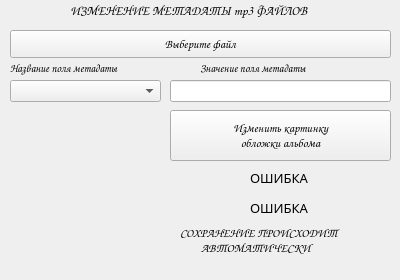
<?xml version="1.0" encoding="UTF-8"?>
<ui version="4.0">
 <class>Form</class>
 <widget class="QWidget" name="Form">
  <property name="geometry">
   <rect>
    <x>0</x>
    <y>0</y>
    <width>400</width>
    <height>280</height>
   </rect>
  </property>
  <property name="windowTitle">
   <string>Form</string>
  </property>
  <widget class="QLabel" name="label">
   <property name="geometry">
    <rect>
     <x>70</x>
     <y>0</y>
     <width>351</width>
     <height>21</height>
    </rect>
   </property>
   <property name="font">
    <font>
     <family>Comic Sans MS</family>
     <pointsize>10</pointsize>
    </font>
   </property>
   <property name="text">
    <string>ИЗМЕНЕНИЕ МЕТАДАТЫ mp3 ФАЙЛОВ</string>
   </property>
  </widget>
  <widget class="QPushButton" name="FileChoseChangeMetadataButton">
   <property name="geometry">
    <rect>
     <x>10</x>
     <y>30</y>
     <width>381</width>
     <height>28</height>
    </rect>
   </property>
   <property name="font">
    <font>
     <family>Comic Sans MS</family>
    </font>
   </property>
   <property name="text">
    <string>Выберите файл</string>
   </property>
  </widget>
  <widget class="QLabel" name="PixmapChangeMetadataLabel">
   <property name="geometry">
    <rect>
     <x>20</x>
     <y>120</y>
     <width>141</width>
     <height>141</height>
    </rect>
   </property>
   <property name="text">
    <string/>
   </property>
  </widget>
  <widget class="QComboBox" name="FieldChangeMetadataComboBox">
   <property name="geometry">
    <rect>
     <x>10</x>
     <y>80</y>
     <width>151</width>
     <height>22</height>
    </rect>
   </property>
  </widget>
  <widget class="QLineEdit" name="ValueChangeMetadataLineEdit">
   <property name="geometry">
    <rect>
     <x>170</x>
     <y>80</y>
     <width>221</width>
     <height>22</height>
    </rect>
   </property>
   <property name="text">
    <string/>
   </property>
  </widget>
  <widget class="QLabel" name="label_3">
   <property name="geometry">
    <rect>
     <x>10</x>
     <y>60</y>
     <width>201</width>
     <height>16</height>
    </rect>
   </property>
   <property name="font">
    <font>
     <family>Comic Sans MS</family>
     <pointsize>8</pointsize>
    </font>
   </property>
   <property name="text">
    <string>Название поля метадаты</string>
   </property>
  </widget>
  <widget class="QLabel" name="label_4">
   <property name="geometry">
    <rect>
     <x>200</x>
     <y>60</y>
     <width>201</width>
     <height>16</height>
    </rect>
   </property>
   <property name="font">
    <font>
     <family>Comic Sans MS</family>
     <pointsize>8</pointsize>
    </font>
   </property>
   <property name="text">
    <string>Значение поля метадаты</string>
   </property>
  </widget>
  <widget class="QPushButton" name="ImagePathChangeMetadataButton">
   <property name="geometry">
    <rect>
     <x>170</x>
     <y>110</y>
     <width>221</width>
     <height>51</height>
    </rect>
   </property>
   <property name="font">
    <font>
     <family>Comic Sans MS</family>
    </font>
   </property>
   <property name="text">
    <string>Изменить картинку
обложки альбома</string>
   </property>
  </widget>
  <widget class="QLabel" name="WarningChangeMetadataLabel">
   <property name="geometry">
    <rect>
     <x>250</x>
     <y>200</y>
     <width>211</width>
     <height>16</height>
    </rect>
   </property>
   <property name="font">
    <font>
     <family>Impact</family>
     <pointsize>10</pointsize>
    </font>
   </property>
   <property name="text">
    <string>ОШИБКА</string>
   </property>
  </widget>
  <widget class="QLabel" name="label_6">
   <property name="geometry">
    <rect>
     <x>180</x>
     <y>220</y>
     <width>191</width>
     <height>41</height>
    </rect>
   </property>
   <property name="font">
    <font>
     <family>Comic Sans MS</family>
    </font>
   </property>
   <property name="text">
    <string>СОХРАНЕНИЕ ПРОИСХОДИТ
        АВТОМАТИЧЕСКИ</string>
   </property>
  </widget>
  <widget class="QLabel" name="WarningImageChangeMetadataLabel">
   <property name="geometry">
    <rect>
     <x>250</x>
     <y>170</y>
     <width>211</width>
     <height>16</height>
    </rect>
   </property>
   <property name="font">
    <font>
     <family>Impact</family>
     <pointsize>10</pointsize>
    </font>
   </property>
   <property name="text">
    <string>ОШИБКА</string>
   </property>
  </widget>
 </widget>
 <resources/>
 <connections/>
</ui>
